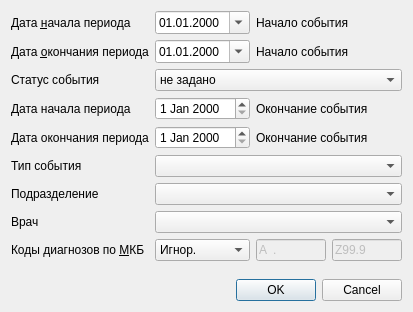
<?xml version="1.0" encoding="UTF-8"?>
<ui version="4.0">
 <class>ReportLengthOfStayInHospitalDialog</class>
 <widget class="QDialog" name="ReportLengthOfStayInHospitalDialog">
  <property name="geometry">
   <rect>
    <x>0</x>
    <y>0</y>
    <width>408</width>
    <height>312</height>
   </rect>
  </property>
  <property name="windowTitle">
   <string>Dialog</string>
  </property>
  <layout class="QGridLayout" name="gridLayout">
   <item row="0" column="2" colspan="2">
    <widget class="QLabel" name="lblBegSetDateInfo">
     <property name="text">
      <string>Начало события</string>
     </property>
    </widget>
   </item>
   <item row="0" column="0">
    <widget class="QLabel" name="lblBegSetDate">
     <property name="text">
      <string>Дата &amp;начала периода</string>
     </property>
     <property name="buddy">
      <cstring>edtBegSetDate</cstring>
     </property>
    </widget>
   </item>
   <item row="1" column="2" colspan="2">
    <widget class="QLabel" name="lblEndSetDateInfo">
     <property name="text">
      <string>Начало события</string>
     </property>
    </widget>
   </item>
   <item row="11" column="0" colspan="4">
    <widget class="QDialogButtonBox" name="buttonBox">
     <property name="sizePolicy">
      <sizepolicy hsizetype="Expanding" vsizetype="Fixed">
       <horstretch>0</horstretch>
       <verstretch>0</verstretch>
      </sizepolicy>
     </property>
     <property name="orientation">
      <enum>Qt::Horizontal</enum>
     </property>
     <property name="standardButtons">
      <set>QDialogButtonBox::Cancel|QDialogButtonBox::Ok</set>
     </property>
    </widget>
   </item>
   <item row="7" column="0">
    <widget class="QLabel" name="lblOrgStructure">
     <property name="text">
      <string>Подразделение</string>
     </property>
    </widget>
   </item>
   <item row="7" column="1" colspan="3">
    <widget class="COrgStructureComboBox" name="cmbOrgStructure"/>
   </item>
   <item row="1" column="1">
    <widget class="CDateEdit" name="edtEndSetDate">
     <property name="sizePolicy">
      <sizepolicy hsizetype="Preferred" vsizetype="Fixed">
       <horstretch>0</horstretch>
       <verstretch>0</verstretch>
      </sizepolicy>
     </property>
     <property name="displayFormat">
      <string>dd.MM.yyyy</string>
     </property>
     <property name="calendarPopup">
      <bool>true</bool>
     </property>
    </widget>
   </item>
   <item row="5" column="0">
    <widget class="QLabel" name="lblEventType">
     <property name="text">
      <string>Тип события</string>
     </property>
    </widget>
   </item>
   <item row="5" column="1" colspan="3">
    <widget class="CRBComboBox" name="cmbEventType"/>
   </item>
   <item row="3" column="0">
    <widget class="QLabel" name="lblBegExecDate">
     <property name="text">
      <string>Дата начала периода</string>
     </property>
    </widget>
   </item>
   <item row="3" column="1">
    <widget class="QDateEdit" name="edtBegExecDate"/>
   </item>
   <item row="4" column="2" colspan="2">
    <widget class="QLabel" name="lblEndExecDateInfo">
     <property name="text">
      <string>Окончание события</string>
     </property>
    </widget>
   </item>
   <item row="4" column="0">
    <widget class="QLabel" name="lblEndExecDate">
     <property name="text">
      <string>Дата окончания периода</string>
     </property>
    </widget>
   </item>
   <item row="4" column="1">
    <widget class="QDateEdit" name="edtEndExecDate"/>
   </item>
   <item row="8" column="0">
    <widget class="QLabel" name="lblPerson">
     <property name="text">
      <string>Врач</string>
     </property>
    </widget>
   </item>
   <item row="8" column="1" colspan="3">
    <widget class="CPersonComboBoxEx" name="cmbPerson"/>
   </item>
   <item row="9" column="0">
    <widget class="QLabel" name="lblMKB">
     <property name="text">
      <string>Коды диагнозов по &amp;МКБ</string>
     </property>
     <property name="buddy">
      <cstring>cmbMKBFilter</cstring>
     </property>
    </widget>
   </item>
   <item row="3" column="2" colspan="2">
    <widget class="QLabel" name="lblBegExecDateInfo">
     <property name="text">
      <string>Окончание события</string>
     </property>
    </widget>
   </item>
   <item row="9" column="1">
    <widget class="QComboBox" name="cmbMKBFilter">
     <item>
      <property name="text">
       <string>Игнор.</string>
      </property>
     </item>
     <item>
      <property name="text">
       <string>Интервал</string>
      </property>
     </item>
    </widget>
   </item>
   <item row="9" column="2">
    <widget class="CICDCodeEdit" name="edtMKBFrom">
     <property name="enabled">
      <bool>false</bool>
     </property>
     <property name="sizePolicy">
      <sizepolicy hsizetype="Fixed" vsizetype="Fixed">
       <horstretch>0</horstretch>
       <verstretch>0</verstretch>
      </sizepolicy>
     </property>
     <property name="maximumSize">
      <size>
       <width>70</width>
       <height>16777215</height>
      </size>
     </property>
     <property name="inputMask">
      <string>a00.00; </string>
     </property>
     <property name="text">
      <string>A.</string>
     </property>
     <property name="maxLength">
      <number>6</number>
     </property>
    </widget>
   </item>
   <item row="9" column="3">
    <widget class="CICDCodeEdit" name="edtMKBTo">
     <property name="enabled">
      <bool>false</bool>
     </property>
     <property name="sizePolicy">
      <sizepolicy hsizetype="Fixed" vsizetype="Fixed">
       <horstretch>0</horstretch>
       <verstretch>0</verstretch>
      </sizepolicy>
     </property>
     <property name="maximumSize">
      <size>
       <width>70</width>
       <height>16777215</height>
      </size>
     </property>
     <property name="inputMask">
      <string>a00.00; </string>
     </property>
     <property name="text">
      <string>Z99.9</string>
     </property>
     <property name="maxLength">
      <number>6</number>
     </property>
    </widget>
   </item>
   <item row="10" column="0">
    <spacer name="verticalSpacer">
     <property name="orientation">
      <enum>Qt::Vertical</enum>
     </property>
     <property name="sizeHint" stdset="0">
      <size>
       <width>20</width>
       <height>40</height>
      </size>
     </property>
    </spacer>
   </item>
   <item row="0" column="1">
    <widget class="CDateEdit" name="edtBegSetDate">
     <property name="sizePolicy">
      <sizepolicy hsizetype="Preferred" vsizetype="Fixed">
       <horstretch>0</horstretch>
       <verstretch>0</verstretch>
      </sizepolicy>
     </property>
     <property name="displayFormat">
      <string>dd.MM.yyyy</string>
     </property>
     <property name="calendarPopup">
      <bool>true</bool>
     </property>
    </widget>
   </item>
   <item row="1" column="0">
    <widget class="QLabel" name="lblEndSetDate">
     <property name="text">
      <string>Дата &amp;окончания периода</string>
     </property>
     <property name="buddy">
      <cstring>edtEndSetDate</cstring>
     </property>
    </widget>
   </item>
   <item row="2" column="1" colspan="3">
    <widget class="QComboBox" name="cmbEventStatus">
     <item>
      <property name="text">
       <string>не задано</string>
      </property>
     </item>
     <item>
      <property name="text">
       <string>закрытые</string>
      </property>
     </item>
     <item>
      <property name="text">
       <string>открытые</string>
      </property>
     </item>
    </widget>
   </item>
   <item row="2" column="0">
    <widget class="QLabel" name="lblEventStatus">
     <property name="text">
      <string>Статус события</string>
     </property>
    </widget>
   </item>
  </layout>
 </widget>
 <customwidgets>
  <customwidget>
   <class>CDateEdit</class>
   <extends>QDateEdit</extends>
   <header>library/DateEdit.h</header>
  </customwidget>
  <customwidget>
   <class>CPersonComboBoxEx</class>
   <extends>QComboBox</extends>
   <header>Orgs/PersonComboBoxEx.h</header>
  </customwidget>
  <customwidget>
   <class>COrgStructureComboBox</class>
   <extends>QComboBox</extends>
   <header>Orgs/OrgStructComboBoxes.h</header>
  </customwidget>
  <customwidget>
   <class>CRBComboBox</class>
   <extends>QComboBox</extends>
   <header>library/crbcombobox.h</header>
  </customwidget>
  <customwidget>
   <class>CICDCodeEdit</class>
   <extends>QLineEdit</extends>
   <header>library/ICDCodeEdit.h</header>
  </customwidget>
 </customwidgets>
 <tabstops>
  <tabstop>edtBegSetDate</tabstop>
  <tabstop>edtEndSetDate</tabstop>
  <tabstop>cmbEventStatus</tabstop>
  <tabstop>edtBegExecDate</tabstop>
  <tabstop>edtEndExecDate</tabstop>
  <tabstop>cmbEventType</tabstop>
  <tabstop>cmbOrgStructure</tabstop>
  <tabstop>cmbPerson</tabstop>
  <tabstop>cmbMKBFilter</tabstop>
  <tabstop>edtMKBFrom</tabstop>
  <tabstop>edtMKBTo</tabstop>
  <tabstop>buttonBox</tabstop>
 </tabstops>
 <resources/>
 <connections>
  <connection>
   <sender>buttonBox</sender>
   <signal>accepted()</signal>
   <receiver>ReportLengthOfStayInHospitalDialog</receiver>
   <slot>accept()</slot>
   <hints>
    <hint type="sourcelabel">
     <x>175</x>
     <y>378</y>
    </hint>
    <hint type="destinationlabel">
     <x>157</x>
     <y>255</y>
    </hint>
   </hints>
  </connection>
  <connection>
   <sender>buttonBox</sender>
   <signal>rejected()</signal>
   <receiver>ReportLengthOfStayInHospitalDialog</receiver>
   <slot>reject()</slot>
   <hints>
    <hint type="sourcelabel">
     <x>175</x>
     <y>378</y>
    </hint>
    <hint type="destinationlabel">
     <x>286</x>
     <y>255</y>
    </hint>
   </hints>
  </connection>
 </connections>
</ui>
